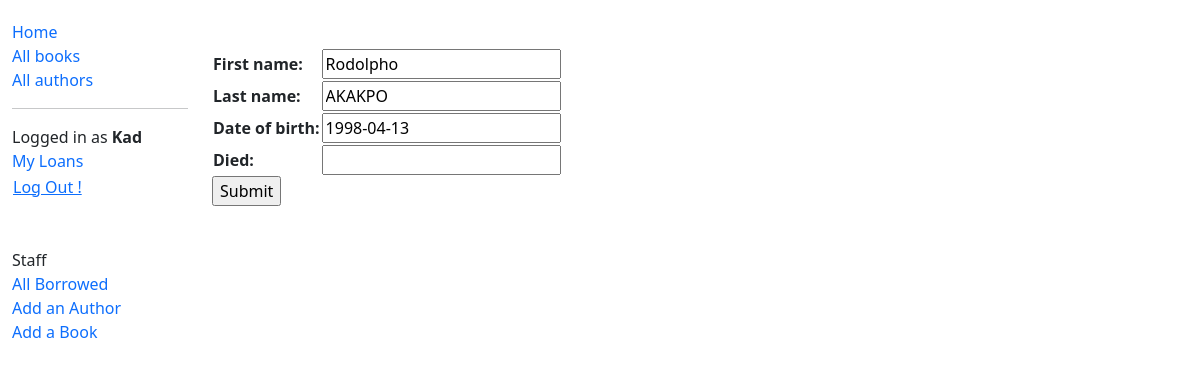
Screenshot of /catalog/authors/13/update/ (signed in) with the database file from the repository.
### LocalLibrary/models.py (models this page shows, shortened)
class Author(models.Model):
    first_name = models.CharField(max_length=100)
    last_name = models.CharField(max_length=100)
    date_of_birth = models.DateField(null=True, blank=True)
    date_of_death = models.DateField('died', null=True, blank=True)
    class Meta:
        ordering = ['last_name', 'first_name']

### LocalLibrary/views.py (the view)
# urls.py: path('authors/<int:pk>/update/', views.AuthorUpdateView.as_view(), name='author-update'),
class AuthorUpdateView(PermissionRequiredMixin, generic.edit.UpdateView):
    permission_required = 'LocalLibrary.change_author'
    model = Author
    fields = ['first_name', 'last_name', 'date_of_birth', 'date_of_death']
    template_name = 'LocalLibrary/authors/author_form.html'

### LocalLibrary/templates/LocalLibrary/authors/author_form.html (shortened to what this page needs)
{% extends 'LocalLibrary/base_generic.html' %}
{% block content %}
<form action="" method="post">
    <table>
      {{ form.as_table }}
    </table>
    <input type="submit" value="Submit" />
</form>
{% endblock content %}

### LocalLibrary/templates/LocalLibrary/base_generic.html (shortened to what this page needs)
<!DOCTYPE html>
<html lang="en">
<head>
    <link href="https://cdn.jsdelivr.net/npm/bootstrap@5.3.3/dist/css/bootstrap.min.css" rel="stylesheet">
    <link rel="stylesheet" href="https://cdn.jsdelivr.net/npm/bootstrap-icons@1.11.3/font/bootstrap-icons.min.css">
    {% load static %}
    <link rel="stylesheet" href="{% static 'LocalLibrary/style.css' %}">
</head>
<body>
    <div class="container-fluid">
        <div class="row">
          <div class="col-sm-2">
            {% block sidebar %}
              <ul class="sidebar-nav">
                <li><a href="{% url 'LocalLibrary:index' %}">Home</a></li>
                <li><a href="{% url 'LocalLibrary:books' %}">All books</a></li>
                <li><a href="{% url 'LocalLibrary:authors' %}">All authors</a></li>
                <hr>
                {% if user.is_authenticated %}
                <li>Logged in as <strong>{{user.get_username|title}}</strong></li>
                <li><a href="{% url 'LocalLibrary:my-borrowed' %}">My Loans</a></li>
                <li>
                  <form action="{% url 'logout' %}" method="post">
                    <button type="submit" class="btn btn-link ms-0 p-0">Log Out !</button>
                  </form>
                </li>
                {% else %}
                  <li><a href="{% url 'login' %}">Log in ?</a></li>
                {% endif %}
                {% if user.is_staff %}
                  <li class="mt-5">Staff</li>
                  <li><a href="{% url 'LocalLibrary:all-borrowed' %}">All Borrowed</a></li>
                {% endif %}
                {% if perms.LocalLibrary.add_author %}
                  <li><a href="{% url 'LocalLibrary:author-create' %}">Add an Author</a></li>
                {% endif %}
                {% if perms.LocalLibrary.add_book %}
                  <li><a href="{% url 'LocalLibrary:book-create' %}">Add a Book</a></li>
                {% endif %}
              </ul>
            {% endblock %}
          </div>
          <div class="col-sm-10 mt-5">
            {% block content %}{% endblock %}
          </div>
        </div>
    </div>
</body>
</html>

### LocalLibrary/static/LocalLibrary/style.css (style rules this page uses)
.sidebar-nav { margin-top: 20px; padding: 0; list-style: none; }
a { text-decoration: none; }

### rows the page displays
Author: first_name "Rodolpho", last_name "AKAKPO", date_of_birth "1998-04-13"

### other values shown
{{ user.get_username|title }} "Kad"
